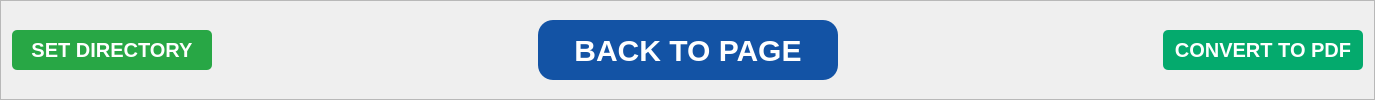
        <widget class="QFrame" name="frame_18">
         <property name="frameShape">
          <enum>QFrame::StyledPanel</enum>
         </property>
         <property name="frameShadow">
          <enum>QFrame::Raised</enum>
         </property>
         <layout class="QHBoxLayout" name="horizontalLayout_13">
          <item>
           <widget class="QPushButton" name="set_directory_btn">
            <property name="enabled">
             <bool>true</bool>
            </property>
            <property name="minimumSize">
             <size>
              <width>200</width>
              <height>40</height>
             </size>
            </property>
            <property name="cursor">
             <cursorShape>PointingHandCursor</cursorShape>
            </property>
            <property name="styleSheet">
             <string notr="true">QPushButton{
background-color: #28a745;
color: white;
font-family: Segoe UI;
font-weight: bold;
font-size: 20px;
border-radius: 5px;
}

QPushButton::hover{
text-decoration: underline;
background-color: #218838;
}</string>
            </property>
            <property name="text">
             <string>SET DIRECTORY</string>
            </property>
           </widget>
          </item>
          <item>
           <spacer name="horizontalSpacer_25">
            <property name="orientation">
             <enum>Qt::Horizontal</enum>
            </property>
            <property name="sizeHint" stdset="0">
             <size>
              <width>320</width>
              <height>20</height>
             </size>
            </property>
           </spacer>
          </item>
          <item>
           <widget class="QPushButton" name="back_to_main_page_btn">
            <property name="minimumSize">
             <size>
              <width>300</width>
              <height>60</height>
             </size>
            </property>
            <property name="cursor">
             <cursorShape>PointingHandCursor</cursorShape>
            </property>
            <property name="styleSheet">
             <string notr="true">QPushButton{
background-color: #1353A5;
color: white;
font-family: Segoe UI;
font-weight: bold;
font-size: 30px;
border-radius: 15px;
}

QPushButton::hover{
text-decoration: underline;
background-color: #0B3163;
}</string>
            </property>
            <property name="text">
             <string>BACK TO PAGE</string>
            </property>
           </widget>
          </item>
          <item>
           <spacer name="horizontalSpacer_26">
            <property name="orientation">
             <enum>Qt::Horizontal</enum>
            </property>
            <property name="sizeHint" stdset="0">
             <size>
              <width>319</width>
              <height>20</height>
             </size>
            </property>
           </spacer>
          </item>
          <item>
           <widget class="QPushButton" name="convert_pdf_btn">
            <property name="minimumSize">
             <size>
              <width>200</width>
              <height>40</height>
             </size>
            </property>
            <property name="cursor">
             <cursorShape>PointingHandCursor</cursorShape>
            </property>
            <property name="focusPolicy">
             <enum>Qt::StrongFocus</enum>
            </property>
            <property name="styleSheet">
             <string notr="true">QPushButton{
background-color: #04AA6D;
color: white;
font-family: Segoe UI;
font-weight: bold;
font-size: 20px;
border-radius: 5px;
}

QPushButton::hover{
text-decoration: underline;
background-color: #026641;
}</string>
            </property>
            <property name="text">
             <string>CONVERT TO PDF</string>
            </property>
           </widget>
          </item>
         </layout>
        </widget>
